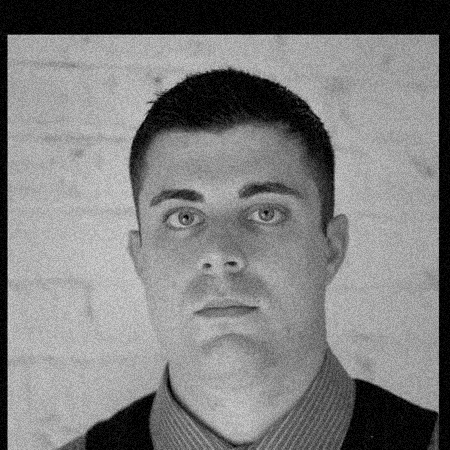
#> input picture Image_Compress/Noise_Process/noise_uniform.png, 450 x 450 px; its folder holds 4 pictures in this run; the run also reads 1 picture not shown here
$ python svd_noise.py   (older library calls are emulated)
#> lines starting #> are read from the running program, lines starting #| are printed output that depends on the picture
from PIL import Image
import numpy as np
import matplotlib.pyplot as plt
from skimage.metrics import structural_similarity as ssim
from tqdm import tqdm
import pandas as pd
from math import log

plt.rcParams['font.sans-serif'] = ['SimHei']
plt.rcParams['axes.unicode_minus'] = False
plt.rcParams['font.size'] = 18

# [42 lines of commented-out code are left out]

def check_img_type(image_array):
    '''
    Check whether the img is grey or color
    '''
    if len(image_array.shape) == 2:
        return 'Grey'
    else:
        return 'Color'

def svd_full(image_array, img_type):
    '''
    Conduct the full svd and extract the S matrix
    '''
    if img_type == 'Grey':
        U, S, V = np.linalg.svd(image_array, full_matrices=False)
    else:
        U1, S1, V1 = np.linalg.svd(image_array[:,:,0], full_matrices=False)
        U2, S2, V2 = np.linalg.svd(image_array[:,:,1], full_matrices=False)
        U3, S3, V3 = np.linalg.svd(image_array[:,:,2], full_matrices=False)
        S = [S1,S2,S3]

    return S

def plot_sv_curve(S,path):
    '''
    plot the curve of singular value
    '''
    if img_type == 'Grey':
        sv_list = S.tolist()
        plt.figure(figsize=(12,9))
        n = len(sv_list)

        x = [i for i in range(1,n+1)]
        plt.plot(x, sv_list, 'r-')

        xx = np.arange(20,max(x),20).tolist()
        plt.xticks(xx)
        plt.xlabel('奇异值数量')
        plt.ylabel('奇异值大小')
        plt.title('奇异值变化图')

        plt.savefig('./Noise_Process/{}_sv_curve.jpg'.format(path))


def plot_info_curve(S,path):
    '''
    Plot infomation curve
    '''
    if img_type == 'Grey':
        S_rate = np.cumsum(S/np.sum(S))
        sv_list = S_rate.tolist()
        plt.figure(figsize=(12,9))
        n = len(sv_list)

        x = [i for i in range(1,n+1)]
        plt.plot(x, sv_list, 'r-')

        xx = np.arange(20,max(x),20).tolist()
        plt.xticks(xx)
        plt.xlabel('奇异值数量')
        plt.ylabel('部分奇异值和解释率')
        plt.title('部分奇异值和解释率变化图')

        plt.savefig('./Noise_Process/{}_info_curve.jpg'.format(path))


def get_k_list(S):
    '''
    Get sv number k list
    '''
    if type(S) == list:
        Sp = S[0]
    else:
        Sp = S

    S_rate = np.cumsum(Sp/np.sum(Sp))
    k_max = S_rate[S_rate<0.95].size
    print(k_max)
    knum = k_max//10

    k_list = [1]
    k_list.extend(np.arange(knum,k_max,knum).tolist())
    return k_list

# [10 lines of commented-out code are left out]

def compute_cr(image_array,k):
    '''
    Compute compression ratio of k
    '''
    m = image_array.shape[0]
    n = image_array.shape[1]
    return m*n/((m+n+1)*k)


def compute_ncc(imageA, imageB):
    """
    Compute NCC
    """
    meanA = np.mean(imageA)
    meanB = np.mean(imageB)
    ncc_val = np.sum((imageA - meanA) * (imageB - meanB)) / (
                np.sqrt(np.sum((imageA - meanA) ** 2)) * np.sqrt(np.sum((imageB - meanB) ** 2)))
    return ncc_val

def svd_compress_grey(image_array,k_list,raw_image_array):
    '''
    Conduct svd on grey image by compressing k_list number of k
    '''
    U, S, V = np.linalg.svd(image_array, full_matrices=False)

    n_image = []
    cr_list, ssim_list= [], []
    ncc_list = []
    for k in tqdm(k_list):
        Up = U[:,:k]
        Sp = np.diag(S[:k])
        Vp = V[:k,:]
        compressed_image = np.dot(Up, np.dot(Sp, Vp))
        normalized_image = np.clip(compressed_image,0, 255).astype('uint8')

        # Compute cr
        cr = round(compute_cr(raw_image_array,k),4)

        # Compute ssim
        # ssim_value = round(ssim(raw_image_array, normalized_image, multichannel=False),4)
        mse = np.mean((raw_image_array - normalized_image) ** 2)

        # 避免除以0的情况
        if mse == 0:
            return float('inf')

        # 计算PSNR
        ssim_value = 20 * log(255 / np.sqrt(mse))
        # Compute ncc
        ncc = round(compute_ncc(raw_image_array, normalized_image),4)


        n_image.append(normalized_image)
        cr_list.append(cr)
        ssim_list.append(ssim_value)
        ncc_list.append(ncc)

    return n_image, cr_list, ssim_list, ncc_list

def compute_psnr(raw_image_array,normalized_image):
    mse = np.mean((raw_image_array - normalized_image) ** 2)

    # 避免除以0的情况
    if mse == 0:
        return float('inf')

    # 计算PSNR
    psnr_value = 20 * log(255 / np.sqrt(mse))

    return psnr_value

def plot_pics_grey(image_array,n_image,k_list,path):
    '''
    Plot the raw image and compressed image
    '''
    plt.figure(figsize=(12, 9))

    plt.subplot(3, 4, 1)
    plt.title("加噪图像")
    plt.imshow(image_array,cmap='gray')
    plt.axis("off")

    for i, (k, compressed_image) in enumerate(zip(k_list, n_image)):
        plt.subplot(3, 4, i + 2)
        plt.title(f"降噪图像 (k={k})")
        plt.imshow(compressed_image,cmap='gray')
        plt.axis("off")

    plt.tight_layout()
    plt.savefig('./Noise_Process/{}_image_change.jpg'.format(path))
    # plt.show()


def plot_metrics(df,path):
    '''
    Plot the similarity metrics
    '''
    plt.figure(figsize=(12,9))
    x = df.loc[:,'奇异值数量'].tolist()
    plt.plot(x,df.loc[:,'结构相似度'],'ro-',label='SSIM')
    plt.plot(x,df.loc[:,'归一化互相关'],'bs--',label='NCC')
    plt.legend()
    plt.xticks(x)
    plt.xlabel('奇异值数量')
    plt.ylabel('指标')
    plt.title('不同奇异值数量下的相似度指标')
    plt.savefig('./Noise_Process/{}.jpg'.format(path))

if __name__ == '__main__':

    noise_type = 'uniform'

    img = Image.open(f'./Noise_Process/noise_{noise_type}.png','r')
#> img is the input picture: PIL image 450x450 L; min 0, max 219, mean 126
    image_array = np.array(img)
    img_type = check_img_type(image_array)
#> img_type = 'Grey'

    raw_img = Image.open(f'./Noise_Process/noise_process.jpg','r')
    raw_image_array = np.array(raw_img)

    # 绘制奇异值和解释率变动曲线
    S = svd_full(image_array,img_type)
#> in svd_full, `U, S, V = np.linalg.svd(image_array, full_matrices=False)`:
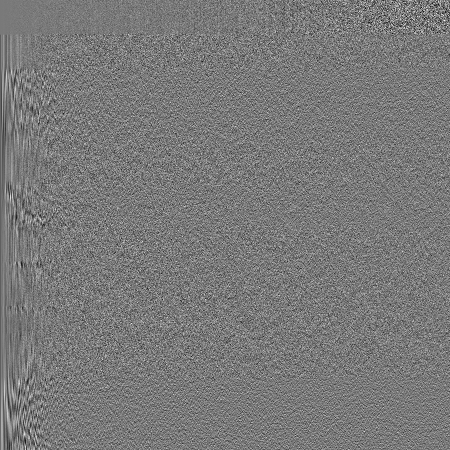
#> U: shape (450, 450) float64; min -0.25, max 0.273, mean -0.000108; drawn with min black and max white
#> in svd_full, `U, S, V = np.linalg.svd(image_array, full_matrices=False)`:
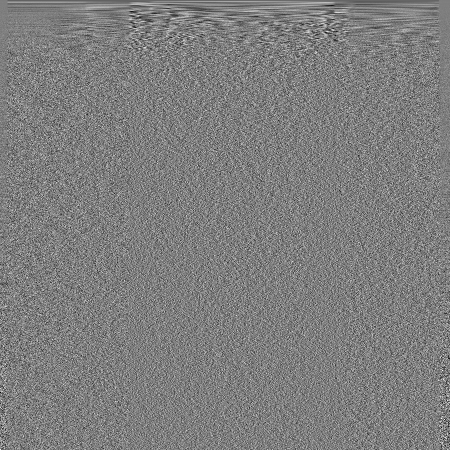
#> V: shape (450, 450) float64; min -0.252, max 0.255, mean -8.97e-05; drawn with min black and max white
#> in svd_full, `U, S, V = np.linalg.svd(image_array, full_matrices=False)`: S = 450 values, max 61324.9 at index 0, min 0.245 at index 449, mean 457.8
    plot_sv_curve(S,noise_type)
#> in plot_sv_curve, `sv_list = S.tolist()`: sv_list has the same summary as S in svd_full
#> in plot_sv_curve, `n = len(sv_list)`: n = 450
    plot_info_curve(S,noise_type)
#> in plot_info_curve, `S_rate = np.cumsum(S/np.sum(S))`: S_rate = 450 values from 0.298 to 1
#> in plot_info_curve, `n = len(sv_list)`: n = 450
#> in plot_info_curve, `plt.savefig('./Noise_Process/{}_info_curve.jpg'.format(path))`:
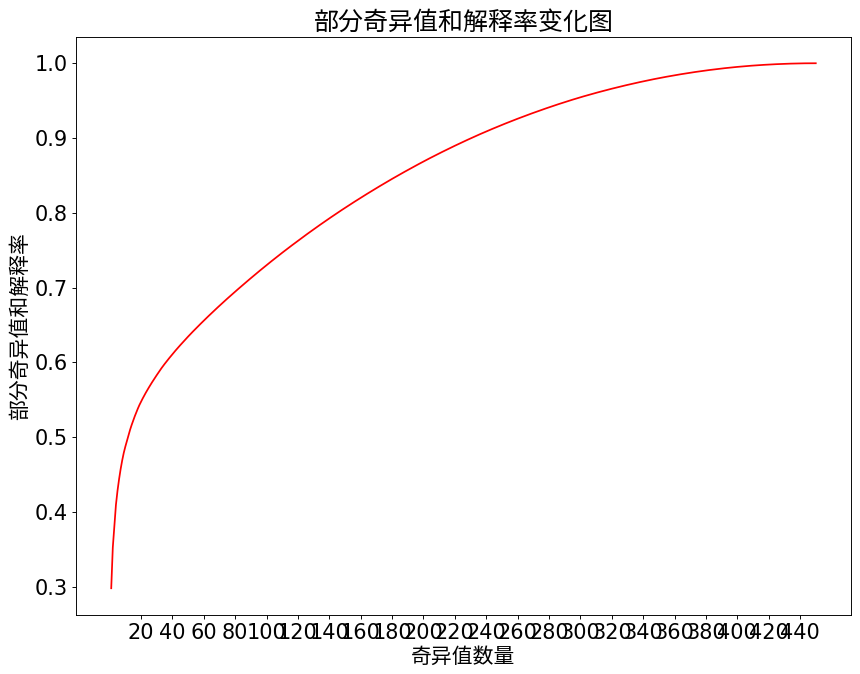
#> figure drawn by matplotlib, 1 panel; curve peaks at x = 450, y = 1

    k_list = get_k_list(S)
#> in get_k_list, `Sp = S`: Sp has the same summary as S in svd_full
#> in get_k_list, `S_rate = np.cumsum(Sp/np.sum(Sp))`: S_rate = 450 values from 0.298 to 1
#| 293
#> k_list = [1, 29, 58, 87, 116, 145, 174, 203, 232, 261, 290]

    if img_type == 'Grey':
        n_image, cr_list, ssim_list, ncc_list = svd_compress_grey(image_array,k_list,raw_image_array)
#> the loop in svd_compress_grey, `for k in tqdm(k_list):` made 11 passes
#> (k, cr, mse, ssim_value, meanB in compute_ncc, ncc_val in compute_ncc, ncc) on passes 2 to 11: (29, 7.75, 32.01, 76.17, 125.5, 0.995, 0.995), (58, 3.88, 39.39, 74.09, 125.5, 0.994, 0.994), (87, 2.58, 49.01, 71.9, 125.5, 0.992, 0.992), (116, 1.94, 55.71, 70.62, 125.5, 0.991, 0.991), (145, 1.55, 60.7, 69.77, 125.5, 0.989, 0.989), (174, 1.29, 64.79, 69.11, 125.6, 0.988, 0.988), (203, 1.11, 67.69, 68.68, 125.6, 0.987, 0.987), (232, 0.969, 69.74, 68.38, 125.6, 0.987, 0.987), (261, 0.861, 70.72, 68.24, 125.6, 0.986, 0.986), (290, 0.775, 71.34, 68.15, 125.6, 0.986, 0.986)
#> (Sp, cr, mse, ssim_value, meanB in compute_ncc, ncc_val in compute_ncc, ncc) on pass 1: ([61324.9], 224.8, 82.59, 66.69, 125.5, 0.824, 0.824)
#> pass 1, in svd_compress_grey, `compressed_image = np.dot(Up, np.dot(Sp, Vp))`:
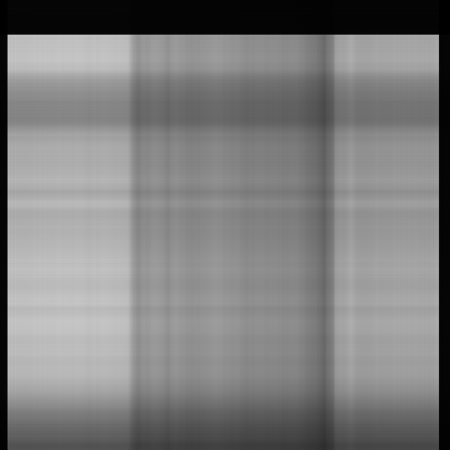
#> compressed_image: shape (450, 450) float64; min 0.102, max 202.8, mean 126
#> after the loop in svd_compress_grey, `for k in tqdm(k_list):`:
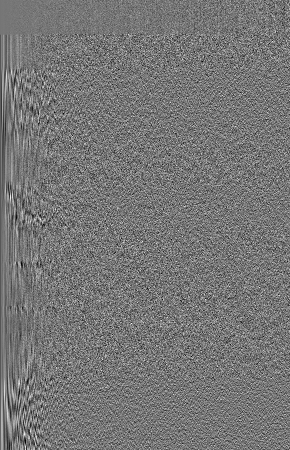
#> Up: shape (450, 290) float64; min -0.206, max 0.236, mean -0.000168; drawn with min black and max white
#> after the loop in svd_compress_grey, `for k in tqdm(k_list):`:
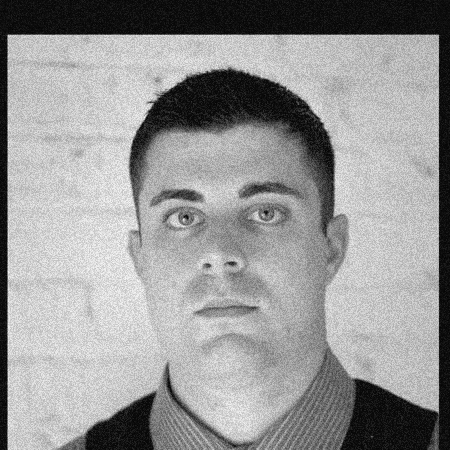
#> compressed_image: shape (450, 450) float64; min -8.46, max 217.3, mean 126; drawn with min black and max white
#> after the loop in svd_compress_grey, `for k in tqdm(k_list):`: cr_list = [224.8, 7.75, 3.88, 2.58, 1.94, 1.55, 1.29, 1.11, 0.969, 0.861, 0.775]; n_image = 11 items; ncc_list = [0.824, 0.995, 0.994, 0.992, 0.991, 0.989, 0.988, 0.987, 0.987, 0.986, 0.986]; ssim_list = [66.69, 76.17, 74.09, 71.9, 70.62, 69.77, 69.11, 68.68, 68.38, 68.24, 68.15]
#> n_image = 11 items
        plot_pics_grey(image_array,n_image,k_list,noise_type)
#> the loop in plot_pics_grey, `for i, (k, compressed_image) in enumerate(zip(k_list, n_image)):` made 11 passes
#> k on passes 1 to 11: 1, 29, 58, 87, 116, 145, 174, 203, 232, 261, 290
#> in plot_pics_grey, `plt.savefig('./Noise_Process/{}_image_change.jpg'.format(path))`:
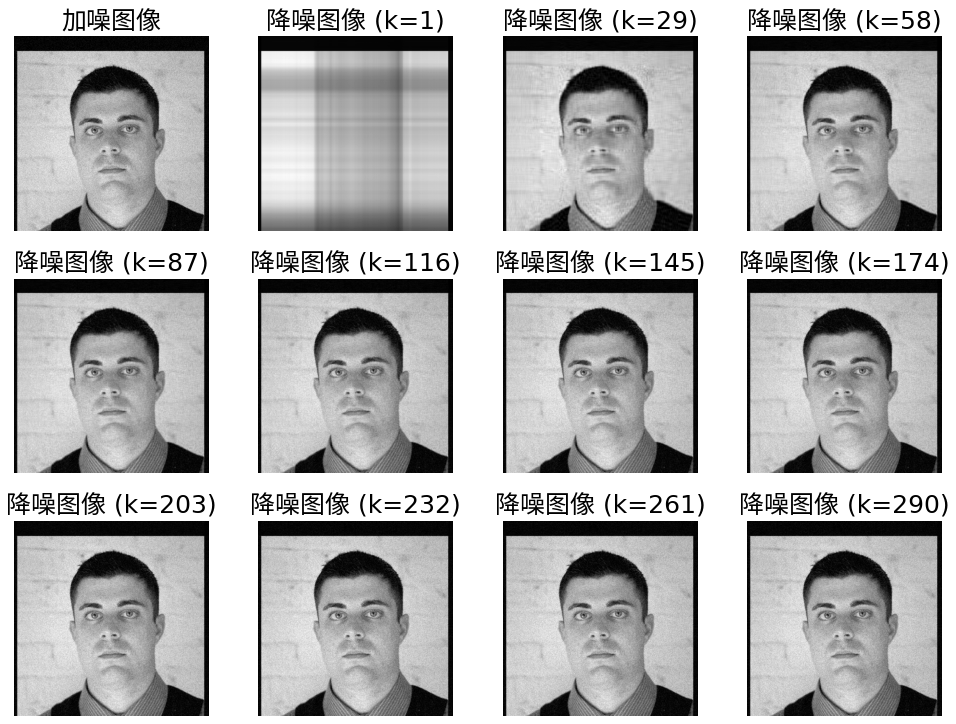
#> figure drawn by matplotlib, 12 panels

    # Save metrics
    dic = {'奇异值数量':k_list,
        '压缩比':cr_list,
        '结构相似度':ssim_list,
        '归一化互相关':ncc_list}
    df = pd.DataFrame(dic)
#> df = table of 11 rows and 4 columns

    df.to_csv('./Noise_Process/{}_metrics.csv'.format(noise_type),index=False,encoding='utf-8-sig')

    # [5 lines of commented-out code are left out]
